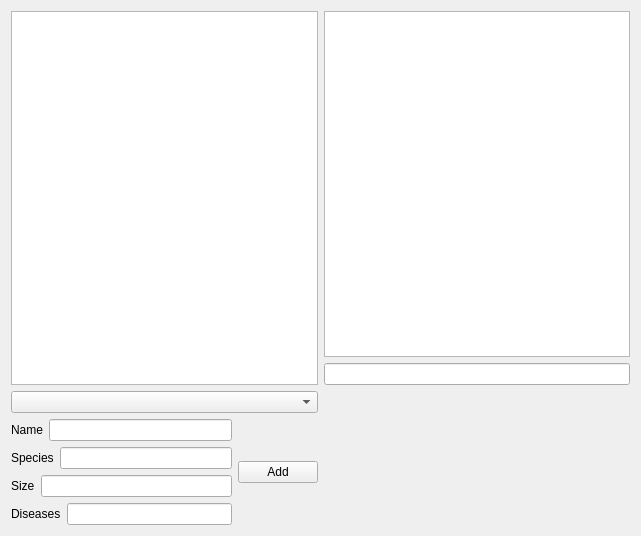
<?xml version="1.0" encoding="UTF-8"?>
<ui version="4.0">
 <class>BiologistWidgetClass</class>
 <widget class="QWidget" name="BiologistWidgetClass">
  <property name="geometry">
   <rect>
    <x>0</x>
    <y>0</y>
    <width>641</width>
    <height>536</height>
   </rect>
  </property>
  <property name="windowTitle">
   <string>BiologistWidget</string>
  </property>
  <layout class="QGridLayout" name="gridLayout">
   <item row="0" column="1">
    <layout class="QVBoxLayout" name="verticalLayout_2">
     <item>
      <widget class="QListWidget" name="diseasesOfSelected"/>
     </item>
     <item>
      <widget class="QLineEdit" name="newDiseaseEdit"/>
     </item>
    </layout>
   </item>
   <item row="2" column="0">
    <layout class="QHBoxLayout" name="horizontalLayout_6">
     <item>
      <layout class="QVBoxLayout" name="verticalLayout">
       <item>
        <layout class="QHBoxLayout" name="horizontalLayout_2">
         <item>
          <widget class="QLabel" name="label">
           <property name="text">
            <string>Name</string>
           </property>
          </widget>
         </item>
         <item>
          <widget class="QLineEdit" name="nameLineEdit"/>
         </item>
        </layout>
       </item>
       <item>
        <layout class="QHBoxLayout" name="horizontalLayout_3">
         <item>
          <widget class="QLabel" name="label_2">
           <property name="text">
            <string>Species</string>
           </property>
          </widget>
         </item>
         <item>
          <widget class="QLineEdit" name="speciesLineEdit"/>
         </item>
        </layout>
       </item>
       <item>
        <layout class="QHBoxLayout" name="horizontalLayout_4">
         <item>
          <widget class="QLabel" name="label_3">
           <property name="text">
            <string>Size</string>
           </property>
          </widget>
         </item>
         <item>
          <widget class="QLineEdit" name="sizeLineEdit"/>
         </item>
        </layout>
       </item>
       <item>
        <layout class="QHBoxLayout" name="horizontalLayout_5">
         <item>
          <widget class="QLabel" name="label_4">
           <property name="text">
            <string>Diseases</string>
           </property>
          </widget>
         </item>
         <item>
          <widget class="QLineEdit" name="diseasesLineEdit"/>
         </item>
        </layout>
       </item>
      </layout>
     </item>
     <item>
      <widget class="QPushButton" name="addButton">
       <property name="text">
        <string>Add</string>
       </property>
      </widget>
     </item>
    </layout>
   </item>
   <item row="1" column="0">
    <layout class="QHBoxLayout" name="horizontalLayout">
     <item>
      <widget class="QComboBox" name="comboBox"/>
     </item>
    </layout>
   </item>
   <item row="0" column="0">
    <widget class="QTableView" name="tableView"/>
   </item>
  </layout>
 </widget>
 <layoutdefault spacing="6" margin="11"/>
 <resources/>
 <connections/>
</ui>
